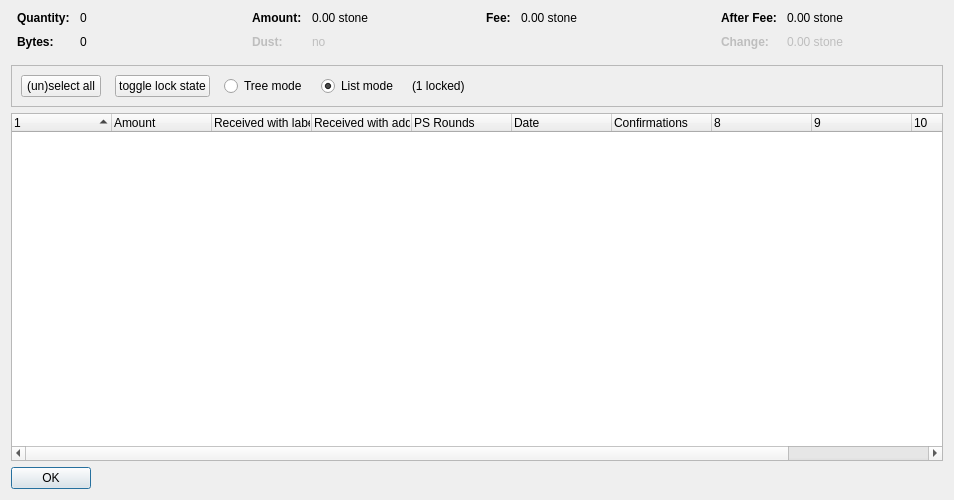
<?xml version="1.0" encoding="UTF-8"?>
<ui version="4.0">
 <class>CoinControlDialog</class>
 <widget class="QDialog" name="CoinControlDialog">
  <property name="geometry">
   <rect>
    <x>0</x>
    <y>0</y>
    <width>954</width>
    <height>500</height>
   </rect>
  </property>
  <property name="windowTitle">
   <string>Coin Selection</string>
  </property>
  <layout class="QVBoxLayout" name="verticalLayout">
   <item>
    <layout class="QHBoxLayout" name="horizontalLayoutTop" stretch="0,0,0,0">
     <property name="topMargin">
      <number>0</number>
     </property>
     <property name="bottomMargin">
      <number>10</number>
     </property>
     <item>
      <layout class="QFormLayout" name="formLayoutCoinControl1">
       <property name="horizontalSpacing">
        <number>10</number>
       </property>
       <property name="verticalSpacing">
        <number>10</number>
       </property>
       <property name="leftMargin">
        <number>6</number>
       </property>
       <property name="rightMargin">
        <number>6</number>
       </property>
       <item row="0" column="0">
        <widget class="QLabel" name="labelCoinControlQuantityText">
         <property name="font">
          <font>
           <weight>75</weight>
           <bold>true</bold>
          </font>
         </property>
         <property name="text">
          <string>Quantity:</string>
         </property>
        </widget>
       </item>
       <item row="0" column="1">
        <widget class="QLabel" name="labelCoinControlQuantity">
         <property name="cursor">
          <cursorShape>IBeamCursor</cursorShape>
         </property>
         <property name="contextMenuPolicy">
          <enum>Qt::ActionsContextMenu</enum>
         </property>
         <property name="text">
          <string notr="true">0</string>
         </property>
         <property name="textInteractionFlags">
          <set>Qt::LinksAccessibleByMouse|Qt::TextSelectableByKeyboard|Qt::TextSelectableByMouse</set>
         </property>
        </widget>
       </item>
       <item row="1" column="0">
        <widget class="QLabel" name="labelCoinControlBytesText">
         <property name="font">
          <font>
           <weight>75</weight>
           <bold>true</bold>
          </font>
         </property>
         <property name="text">
          <string>Bytes:</string>
         </property>
        </widget>
       </item>
       <item row="1" column="1">
        <widget class="QLabel" name="labelCoinControlBytes">
         <property name="cursor">
          <cursorShape>IBeamCursor</cursorShape>
         </property>
         <property name="contextMenuPolicy">
          <enum>Qt::ActionsContextMenu</enum>
         </property>
         <property name="text">
          <string notr="true">0</string>
         </property>
         <property name="textInteractionFlags">
          <set>Qt::LinksAccessibleByMouse|Qt::TextSelectableByKeyboard|Qt::TextSelectableByMouse</set>
         </property>
        </widget>
       </item>
      </layout>
     </item>
     <item>
      <layout class="QFormLayout" name="formLayoutCoinControl2">
       <property name="horizontalSpacing">
        <number>10</number>
       </property>
       <property name="verticalSpacing">
        <number>10</number>
       </property>
       <property name="leftMargin">
        <number>6</number>
       </property>
       <property name="rightMargin">
        <number>6</number>
       </property>
       <item row="0" column="0">
        <widget class="QLabel" name="labelCoinControlAmountText">
         <property name="font">
          <font>
           <weight>75</weight>
           <bold>true</bold>
          </font>
         </property>
         <property name="text">
          <string>Amount:</string>
         </property>
        </widget>
       </item>
       <item row="0" column="1">
        <widget class="QLabel" name="labelCoinControlAmount">
         <property name="cursor">
          <cursorShape>IBeamCursor</cursorShape>
         </property>
         <property name="contextMenuPolicy">
          <enum>Qt::ActionsContextMenu</enum>
         </property>
         <property name="text">
          <string notr="true">0.00 stone</string>
         </property>
         <property name="textInteractionFlags">
          <set>Qt::LinksAccessibleByMouse|Qt::TextSelectableByKeyboard|Qt::TextSelectableByMouse</set>
         </property>
        </widget>
       </item>
       <item row="1" column="0">
        <widget class="QLabel" name="labelCoinControlLowOutputText">
         <property name="enabled">
          <bool>false</bool>
         </property>
         <property name="font">
          <font>
           <weight>75</weight>
           <bold>true</bold>
          </font>
         </property>
         <property name="text">
          <string>Dust:</string>
         </property>
        </widget>
       </item>
       <item row="1" column="1">
        <widget class="QLabel" name="labelCoinControlLowOutput">
         <property name="enabled">
          <bool>false</bool>
         </property>
         <property name="cursor">
          <cursorShape>IBeamCursor</cursorShape>
         </property>
         <property name="contextMenuPolicy">
          <enum>Qt::ActionsContextMenu</enum>
         </property>
         <property name="text">
          <string notr="true">no</string>
         </property>
         <property name="textInteractionFlags">
          <set>Qt::LinksAccessibleByMouse|Qt::TextSelectableByKeyboard|Qt::TextSelectableByMouse</set>
         </property>
        </widget>
       </item>
      </layout>
     </item>
     <item>
      <layout class="QFormLayout" name="formLayoutCoinControl3">
       <property name="horizontalSpacing">
        <number>10</number>
       </property>
       <property name="verticalSpacing">
        <number>10</number>
       </property>
       <property name="leftMargin">
        <number>6</number>
       </property>
       <property name="rightMargin">
        <number>6</number>
       </property>
       <item row="0" column="0">
        <widget class="QLabel" name="labelCoinControlFeeText">
         <property name="font">
          <font>
           <weight>75</weight>
           <bold>true</bold>
          </font>
         </property>
         <property name="text">
          <string>Fee:</string>
         </property>
        </widget>
       </item>
       <item row="0" column="1">
        <widget class="QLabel" name="labelCoinControlFee">
         <property name="cursor">
          <cursorShape>IBeamCursor</cursorShape>
         </property>
         <property name="contextMenuPolicy">
          <enum>Qt::ActionsContextMenu</enum>
         </property>
         <property name="text">
          <string notr="true">0.00 stone</string>
         </property>
         <property name="textInteractionFlags">
          <set>Qt::LinksAccessibleByMouse|Qt::TextSelectableByKeyboard|Qt::TextSelectableByMouse</set>
         </property>
        </widget>
       </item>
      </layout>
     </item>
     <item>
      <layout class="QFormLayout" name="formLayoutCoinControl4">
       <property name="horizontalSpacing">
        <number>10</number>
       </property>
       <property name="verticalSpacing">
        <number>10</number>
       </property>
       <property name="leftMargin">
        <number>6</number>
       </property>
       <property name="rightMargin">
        <number>6</number>
       </property>
       <item row="0" column="0">
        <widget class="QLabel" name="labelCoinControlAfterFeeText">
         <property name="font">
          <font>
           <weight>75</weight>
           <bold>true</bold>
          </font>
         </property>
         <property name="text">
          <string>After Fee:</string>
         </property>
        </widget>
       </item>
       <item row="0" column="1">
        <widget class="QLabel" name="labelCoinControlAfterFee">
         <property name="cursor">
          <cursorShape>IBeamCursor</cursorShape>
         </property>
         <property name="contextMenuPolicy">
          <enum>Qt::ActionsContextMenu</enum>
         </property>
         <property name="text">
          <string notr="true">0.00 stone</string>
         </property>
         <property name="textInteractionFlags">
          <set>Qt::LinksAccessibleByMouse|Qt::TextSelectableByKeyboard|Qt::TextSelectableByMouse</set>
         </property>
        </widget>
       </item>
       <item row="1" column="0">
        <widget class="QLabel" name="labelCoinControlChangeText">
         <property name="enabled">
          <bool>false</bool>
         </property>
         <property name="font">
          <font>
           <weight>75</weight>
           <bold>true</bold>
          </font>
         </property>
         <property name="text">
          <string>Change:</string>
         </property>
        </widget>
       </item>
       <item row="1" column="1">
        <widget class="QLabel" name="labelCoinControlChange">
         <property name="enabled">
          <bool>false</bool>
         </property>
         <property name="cursor">
          <cursorShape>IBeamCursor</cursorShape>
         </property>
         <property name="contextMenuPolicy">
          <enum>Qt::ActionsContextMenu</enum>
         </property>
         <property name="text">
          <string notr="true">0.00 stone</string>
         </property>
         <property name="textInteractionFlags">
          <set>Qt::LinksAccessibleByMouse|Qt::TextSelectableByKeyboard|Qt::TextSelectableByMouse</set>
         </property>
        </widget>
       </item>
      </layout>
     </item>
    </layout>
   </item>
   <item>
    <widget class="QFrame" name="frame">
     <property name="minimumSize">
      <size>
       <width>0</width>
       <height>40</height>
      </size>
     </property>
     <property name="frameShape">
      <enum>QFrame::StyledPanel</enum>
     </property>
     <property name="frameShadow">
      <enum>QFrame::Sunken</enum>
     </property>
     <layout class="QHBoxLayout" name="horizontalLayout">
      <item>
       <layout class="QHBoxLayout" name="horizontalLayoutPanel" stretch="0,0,0,0,0,0">
        <property name="spacing">
         <number>14</number>
        </property>
        <item>
         <widget class="QPushButton" name="pushButtonSelectAll">
          <property name="sizePolicy">
           <sizepolicy hsizetype="Maximum" vsizetype="Fixed">
            <horstretch>0</horstretch>
            <verstretch>0</verstretch>
           </sizepolicy>
          </property>
          <property name="text">
           <string>(un)select all</string>
          </property>
          <property name="autoDefault">
           <bool>false</bool>
          </property>
         </widget>
        </item>
        <item>
         <widget class="QPushButton" name="pushButtonToggleLock">
          <property name="sizePolicy">
           <sizepolicy hsizetype="Maximum" vsizetype="Fixed">
            <horstretch>0</horstretch>
            <verstretch>0</verstretch>
           </sizepolicy>
          </property>
          <property name="text">
           <string>toggle lock state</string>
          </property>
          <property name="autoDefault">
           <bool>false</bool>
          </property>
         </widget>
        </item>
        <item>
         <widget class="QRadioButton" name="radioTreeMode">
          <property name="sizePolicy">
           <sizepolicy hsizetype="Maximum" vsizetype="Fixed">
            <horstretch>0</horstretch>
            <verstretch>0</verstretch>
           </sizepolicy>
          </property>
          <property name="text">
           <string>Tree mode</string>
          </property>
         </widget>
        </item>
        <item>
         <widget class="QRadioButton" name="radioListMode">
          <property name="sizePolicy">
           <sizepolicy hsizetype="Maximum" vsizetype="Fixed">
            <horstretch>0</horstretch>
            <verstretch>0</verstretch>
           </sizepolicy>
          </property>
          <property name="text">
           <string>List mode</string>
          </property>
          <property name="checked">
           <bool>true</bool>
          </property>
         </widget>
        </item>
        <item>
         <widget class="QLabel" name="labelLocked">
          <property name="text">
           <string>(1 locked)</string>
          </property>
         </widget>
        </item>
        <item>
         <spacer name="horizontalSpacer">
          <property name="orientation">
           <enum>Qt::Horizontal</enum>
          </property>
          <property name="sizeHint" stdset="0">
           <size>
            <width>40</width>
            <height>20</height>
           </size>
          </property>
         </spacer>
        </item>
       </layout>
      </item>
     </layout>
    </widget>
   </item>
   <item>
    <widget class="CoinControlTreeWidget" name="treeWidget">
     <property name="contextMenuPolicy">
      <enum>Qt::CustomContextMenu</enum>
     </property>
     <property name="sortingEnabled">
      <bool>false</bool>
     </property>
     <property name="columnCount">
      <number>11</number>
     </property>
     <attribute name="headerShowSortIndicator" stdset="0">
      <bool>true</bool>
     </attribute>
     <attribute name="headerStretchLastSection">
      <bool>false</bool>
     </attribute>
     <column>
      <property name="text">
       <string/>
      </property>
     </column>
     <column>
      <property name="text">
       <string>Amount</string>
      </property>
     </column>
     <column>
      <property name="text">
       <string>Received with label</string>
      </property>
     </column>
     <column>
      <property name="text">
       <string>Received with address</string>
      </property>
     </column>
     <column>
      <property name="text">
       <string>PS Rounds</string>
      </property>
     </column>
     <column>
      <property name="text">
       <string>Date</string>
      </property>
     </column>
     <column>
      <property name="text">
       <string>Confirmations</string>
      </property>
      <property name="toolTip">
       <string>Confirmed</string>
      </property>
     </column>
     <column>
      <property name="text">
       <string/>
      </property>
     </column>
     <column>
      <property name="text">
       <string/>
      </property>
     </column>
     <column>
      <property name="text">
       <string/>
      </property>
     </column>
     <column>
      <property name="text">
       <string/>
      </property>
     </column>
    </widget>
   </item>
   <item>
    <widget class="QDialogButtonBox" name="buttonBox">
     <property name="sizePolicy">
      <sizepolicy hsizetype="Maximum" vsizetype="Fixed">
       <horstretch>0</horstretch>
       <verstretch>0</verstretch>
      </sizepolicy>
     </property>
     <property name="orientation">
      <enum>Qt::Horizontal</enum>
     </property>
     <property name="standardButtons">
      <set>QDialogButtonBox::Ok</set>
     </property>
    </widget>
   </item>
  </layout>
 </widget>
 <customwidgets>
  <customwidget>
   <class>CoinControlTreeWidget</class>
   <extends>QTreeWidget</extends>
   <header>coincontroltreewidget.h</header>
  </customwidget>
 </customwidgets>
 <resources/>
 <connections/>
</ui>
